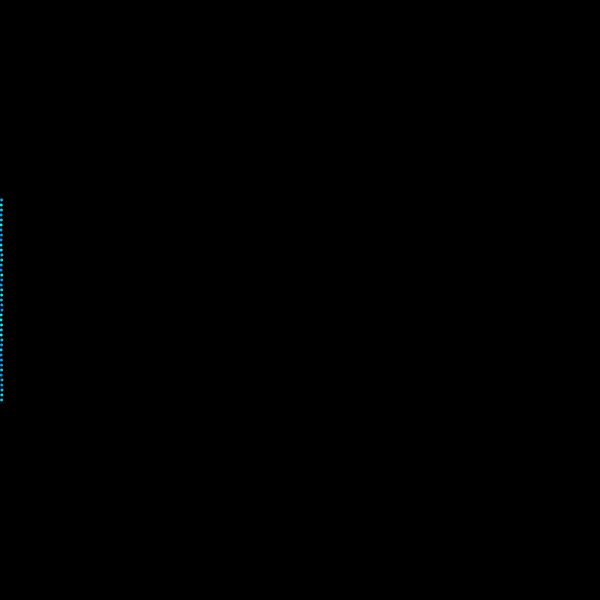
Frame 1 (no input)
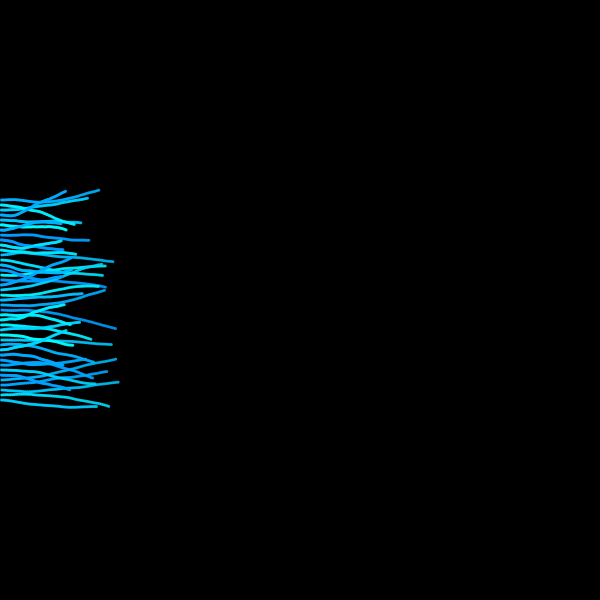
Frame 60 (the mouse pressed at the canvas centre just before this capture)
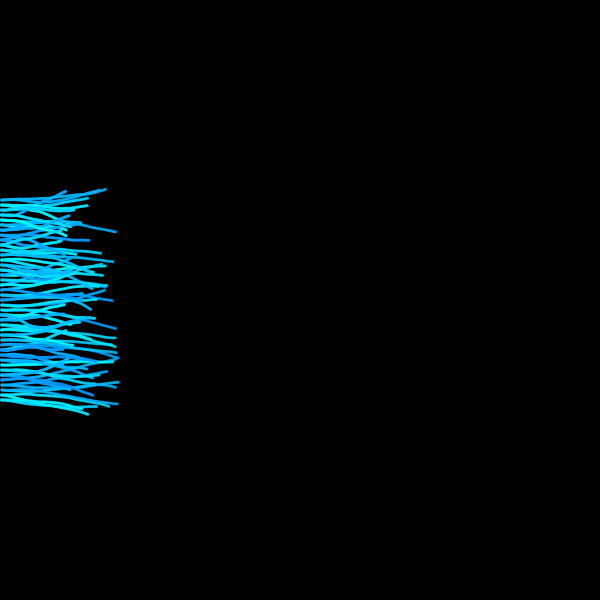
Frame 120 (the mouse held since frame 60 and released just before this capture)

The Processing sketch that drew these frames (run headless with seeded random() and noise(); from frame 60 on, the mouse is pressed at the canvas centre):

// Processing sketch: visualisation_random_pvector
// ── visualisation_random_pvector.pde
// renaud.jean-francois(arobas)uqam(point)ca
// Syntaxe Processing version 3.0a3
// mercredi, 1 octobre 2014

ArrayList maListe = new ArrayList();
Objet objet;

void setup() {
  size(600, 600);
  background(0);
  fill(255);
  noStroke();

  for (int i = 0; i <=40; i++) {
    maListe.add(new Objet(200+(i*5)));
  }
}

void draw() {
  // background(0);

  for (int i = maListe.size ()-1; i >= 0; i--) {
    if (((Objet)maListe.get(i)).position.x > width) {
      ((Objet)maListe.get(i)).kill();
    } else {
      ((Objet)maListe.get(i)).update();
      ((Objet)maListe.get(i)).display();
    }
  }
}

class Objet {
  private PVector position, vitesse, acceleration;
  int posY, diametre;
  color c;

  Objet(int y) {
    posY = y;
    position = new PVector(0, y, 0);
    vitesse = new PVector(random(1,2), 0, 0);
    acceleration = new PVector();
    diametre = 3;
    c = color (0, random(150, 255), 255);
    acceleration.set(0, random(-0.01, 0.01), 0);
  }

  void update() {
    acceleration.set(0, random(-0.1, 0.1), 0);
    vitesse.add(acceleration);
    vitesse.limit(2);
    position.add(vitesse);
  }

  void display() {
    noStroke();
    fill(red(c), green(c), blue(c), map(position.x, 0, width, 255, 0));
    ellipse(position.x, position.y, diametre, diametre);
  }

  void kill() {
    maListe.remove(this);
  }
}

void mousePressed() {
  background(0);
  maListe.clear();
  for (int i = 0; i <=40; i++) {
    maListe.add(new Objet(200+(i*5)));
  }
  for (int i = maListe.size ()-1; i >= 0; i--) {
    ((Objet)maListe.get(i)).position = new PVector(0, ((Objet)maListe.get(i)).posY, 0);
    ((Objet)maListe.get(i)).vitesse = new PVector(random(1,2), 0, 0);
    ((Objet)maListe.get(i)).acceleration = new PVector(0, random(-0.01, 0.01), 0);
  }
}

void keyPressed() {
  println(maListe.size());
}
